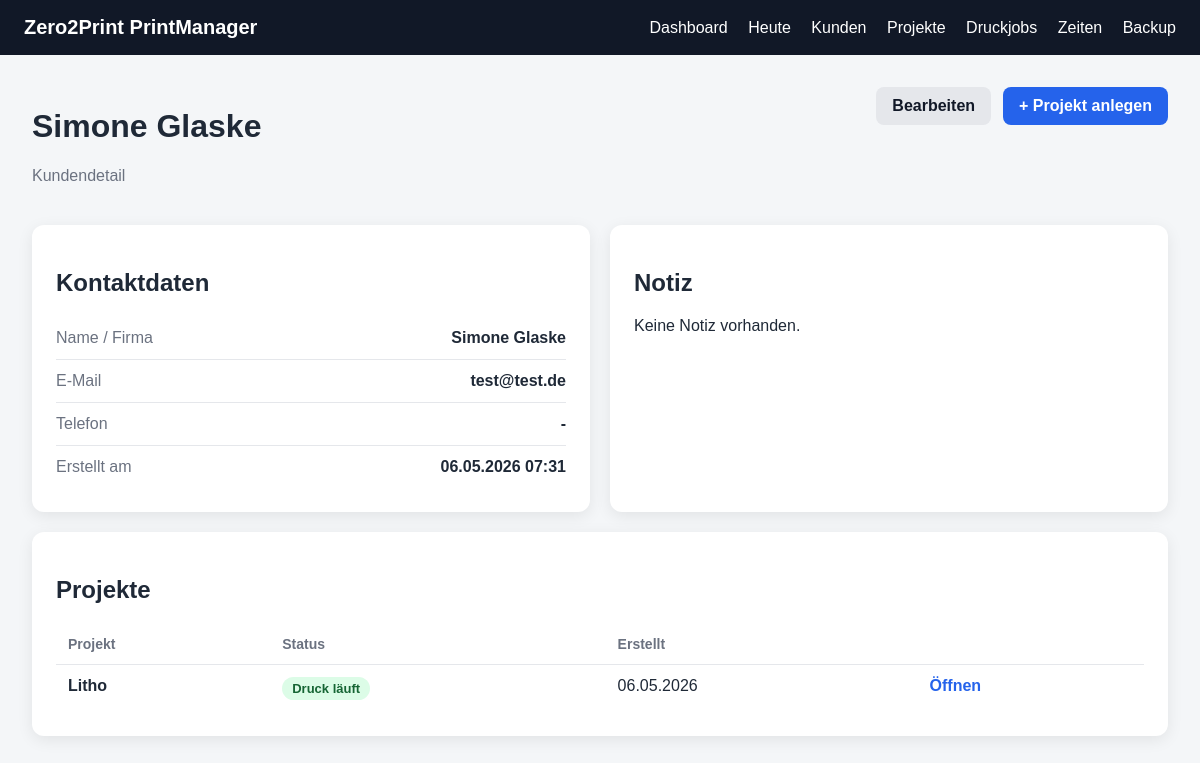
Before: /customers/2 with the older database file.
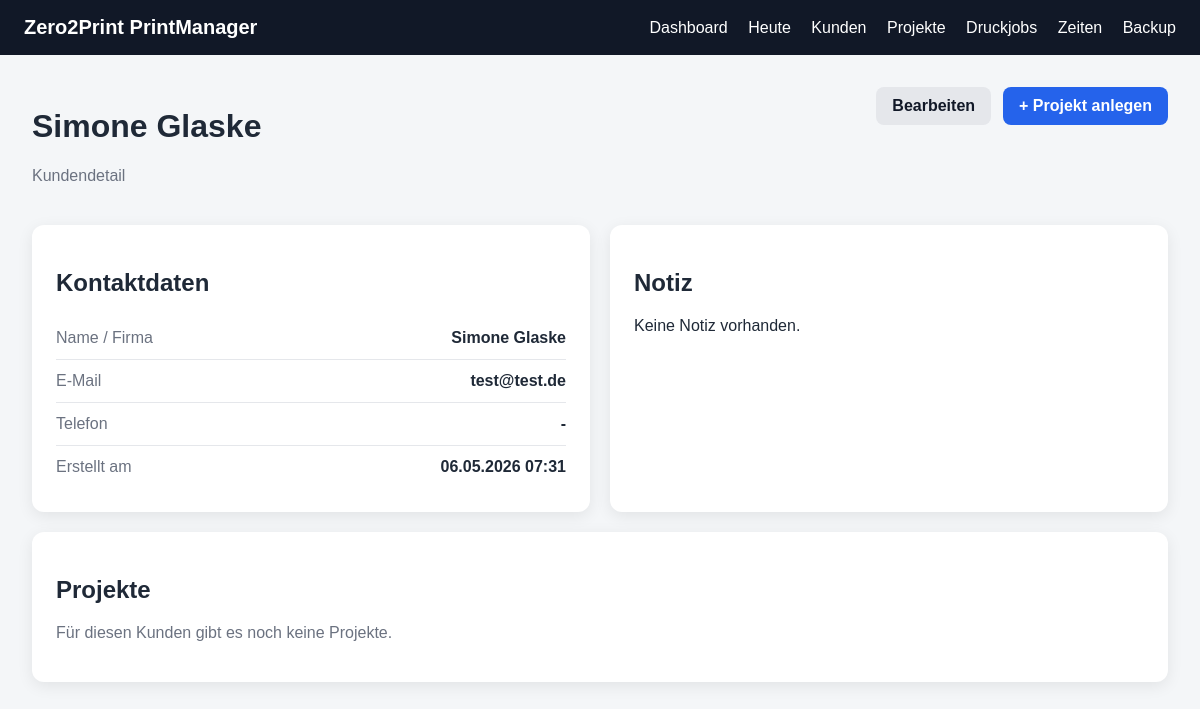
After: the same page with the newer database file.
### app/models.py (models this page shows)
class Project(Base):
    __tablename__ = "projects"
    id = Column(Integer, primary_key=True, index=True)
    customer_id = Column(Integer, ForeignKey("customers.id"), nullable=False)
    name = Column(String, nullable=False)
    description = Column(Text, nullable=True)
    status = Column(String, default="Anfrage")
    deadline = Column(String, nullable=True)
    note = Column(Text, nullable=True)
    created_at = Column(DateTime, default=datetime.utcnow)
    customer = relationship("Customer", back_populates="projects")
    files = relationship(
        "ProjectFile",
        back_populates="project",
        cascade="all, delete-orphan"
    )
    print_jobs = relationship(
        "PrintJob",
        back_populates="project",
        cascade="all, delete-orphan"
    )
    time_entries = relationship(
        "TimeEntry",
        back_populates="project",
        cascade="all, delete-orphan"
    )

### app/routes/customers.py (the view)
@router.get("/{customer_id}")
def customer_detail(
    customer_id: int,
    request: Request,
    db: Session = Depends(get_db)
):
    customer = db.query(Customer).filter(Customer.id == customer_id).first()
    if not customer:
        return templates.TemplateResponse(
            request=request,
            name="not_found.html",
            context={
                "title": "Nicht gefunden",
                "message": "Kunde wurde nicht gefunden."
            },
            status_code=404
        )
    return templates.TemplateResponse(
        request=request,
        name="customer_detail.html",
        context={
            "title": customer.name,
            "customer": customer
        }
    )

### app/templates/customer_detail.html
{% extends "base.html" %}
{% block content %}
<div class="page-header">
    <div>
        <h1>{{ customer.name }}</h1>
        <p class="muted">Kundendetail</p>
    </div>
    <div class="header-actions">
        <a class="btn-secondary" href="/customers/{{ customer.id }}/edit">Bearbeiten</a>
        <a class="btn" href="/projects/new?customer_id={{ customer.id }}">+ Projekt anlegen</a>
    </div>
</div>
<div class="detail-grid">
    <div class="page-card">
        <h2>Kontaktdaten</h2>
        <div class="detail-row">
            <span>Name / Firma</span>
            <strong>{{ customer.name }}</strong>
        </div>
        <div class="detail-row">
            <span>E-Mail</span>
            <strong>{{ customer.email or "-" }}</strong>
        </div>
        <div class="detail-row">
            <span>Telefon</span>
            <strong>{{ customer.phone or "-" }}</strong>
        </div>
        <div class="detail-row">
            <span>Erstellt am</span>
            <strong>{{ customer.created_at.strftime("%d.%m.%Y %H:%M") }}</strong>
        </div>
    </div>
    <div class="page-card">
        <h2>Notiz</h2>
        <p>{{ customer.note or "Keine Notiz vorhanden." }}</p>
    </div>
</div>
<div class="page-card mt">
    <h2>Projekte</h2>
    {% if customer.projects %}
        <table>
            <thead>
                <tr>
                    <th>Projekt</th>
                    <th>Status</th>
                    <th>Erstellt</th>
                    <th></th>
                </tr>
            </thead>
            <tbody>
                {% for project in customer.projects %}
                <tr>
                    <td><strong>{{ project.name }}</strong></td>
                    <td>
                        <span class="status-pill {{ status_class(project.status) }}">
                            {{ project.status }}
                        </span>
                    </td>
                    <td>{{ project.created_at.strftime("%d.%m.%Y") }}</td>
                    <td>
                        <a class="link-btn" href="/projects/{{ project.id }}">Öffnen</a>
                    </td>
                </tr>
                {% endfor %}
            </tbody>
        </table>
    {% else %}
        <p class="muted">Für diesen Kunden gibt es noch keine Projekte.</p>
    {% endif %}
</div>
{% endblock %}

Changed rows visible on the page:
removed Project: name "Litho", status "Druck läuft", created_at "06.05.2026"
Other visible differences:
text no longer shown: "Projekt Status Erstellt"
text now shown: "Für diesen Kunden gibt es noch keine Projekte."
